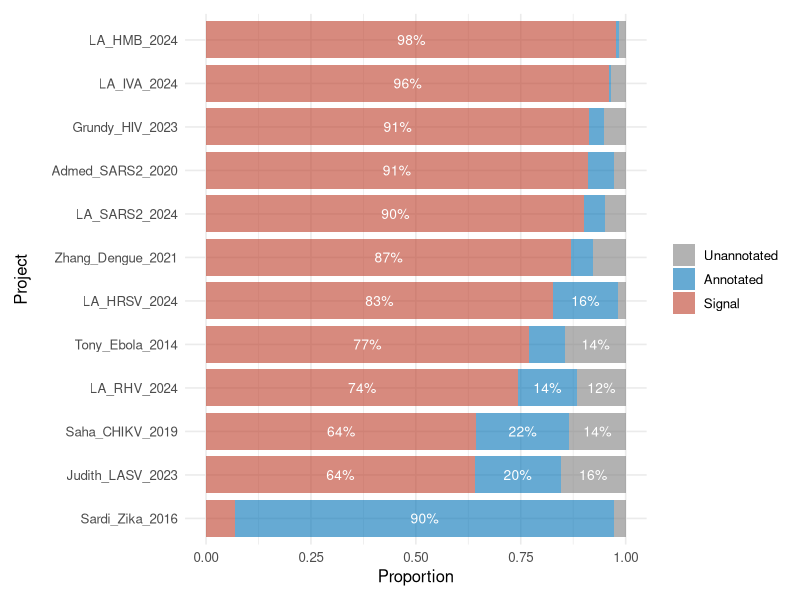

This chart was generated by the following R code:
library(ggplot2)
library(dplyr)
library(tidyr)
library(patchwork)
library(ggsci)
library(scales)

data <- read.table("Main.6.V2.txt", header = TRUE, sep = "")
data$aR <- data$annotatedRatio / (100 - data$signal)
filtered_data <- data %>% filter(round == 3, signal < 100)

plot_data <- filtered_data %>%
  mutate(
    signal_prop = signal / 100,
    annotated_prop = annotatedRatio / 100,
    unannotated_prop = (100 - signal - annotatedRatio) / 100
  ) %>%
  select(prj, signal_prop, annotated_prop, unannotated_prop)

project_means <- plot_data %>%
  group_by(prj) %>%
  summarise(across(c(signal_prop, annotated_prop, unannotated_prop), mean, na.rm = TRUE)) %>%
  mutate(signal_rank = signal_prop)

long_data_A <- project_means %>%
  pivot_longer(
    cols = c(signal_prop, annotated_prop, unannotated_prop),
    names_to = "category",
    values_to = "proportion"
  ) %>%
  mutate(
    signal_rank = rep(project_means$signal_rank, each = 3),
    category = factor(
      category,
      levels = c("signal_prop", "annotated_prop", "unannotated_prop"),
      labels = c("Signal", "Annotated", "Unannotated")
    )
  )

long_data_B <- project_means %>%
  pivot_longer(
    cols = c(annotated_prop, unannotated_prop),
    names_to = "category",
    values_to = "proportion"
  ) %>%
  mutate(
    signal_rank = rep(project_means$signal_rank, each = 2),
    category = factor(
      category,
      levels = c("annotated_prop", "unannotated_prop"),
      labels = c("Annotated", "Unannotated")
    )
  )

nejm_colors <- pal_nejm("default")(2)
custom_palette_A <- c("Signal" = nejm_colors[1], "Annotated" = nejm_colors[2], "Unannotated" = "grey50")
custom_palette_B <- c("Annotated" = nejm_colors[2], "Unannotated" = "grey50")
alpha_value <- 0.6

p_A <- ggplot(long_data_A, aes(x = proportion, y = reorder(prj, signal_rank), fill = category)) +
  geom_col(width = 0.85, position = position_stack(reverse = TRUE), alpha = alpha_value) +
  scale_fill_manual(values = custom_palette_A, guide = guide_legend(reverse = TRUE)) +
  geom_text(
    aes(label = ifelse(proportion > 0.1, percent(proportion, accuracy = 1), "")),
    position = position_stack(vjust = 0.5, reverse = TRUE),
    color = "white", size = 3.5
  ) +
  labs(x = "Proportion", y = "Project") +
  theme_minimal(base_size = 12) +
  theme(
    legend.title = element_blank(),
    axis.title.y = element_text(margin = margin(r = 15)),
    plot.margin = margin(10, 10, 10, 10)
  )
